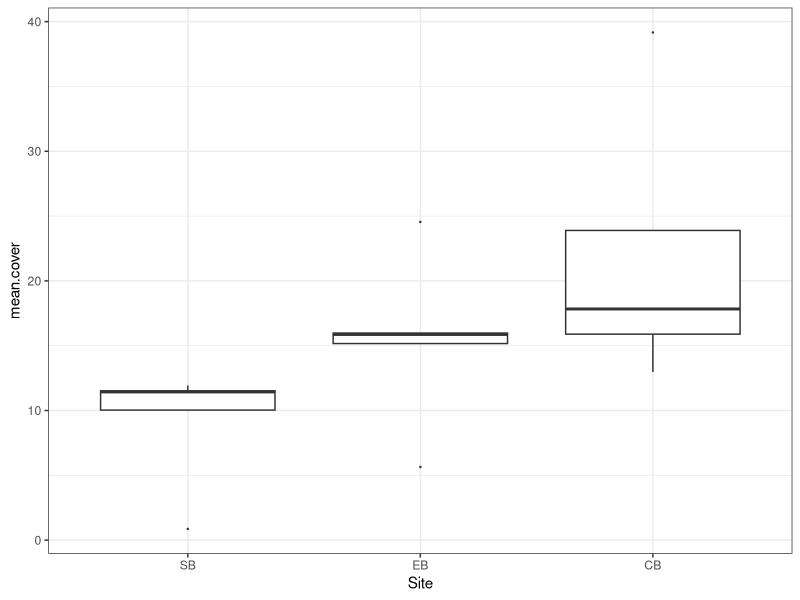
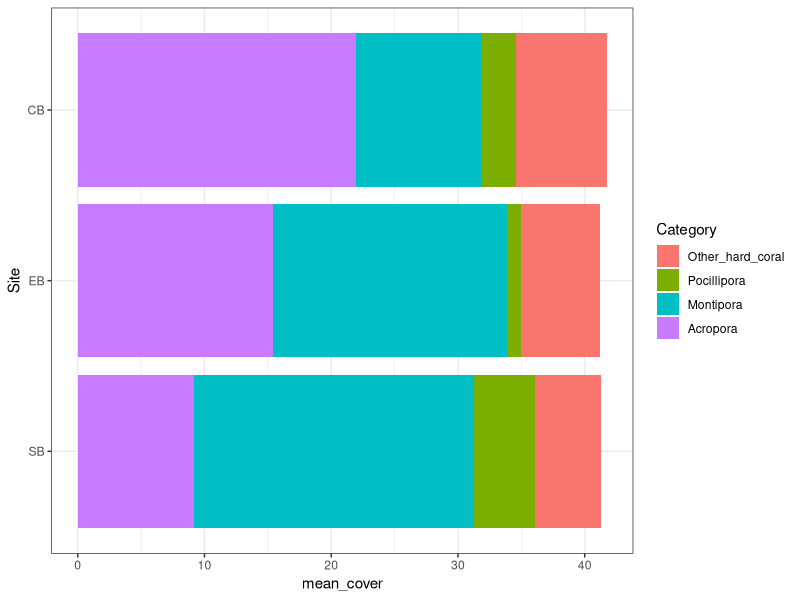
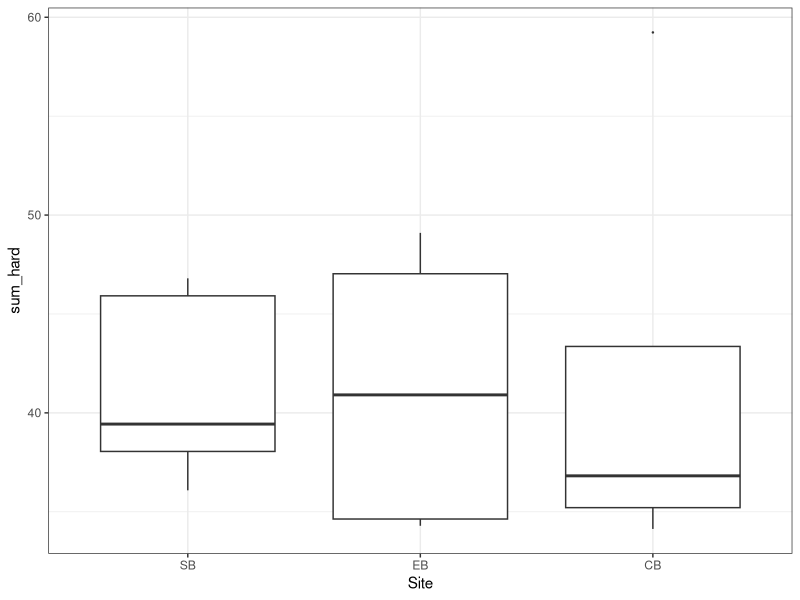
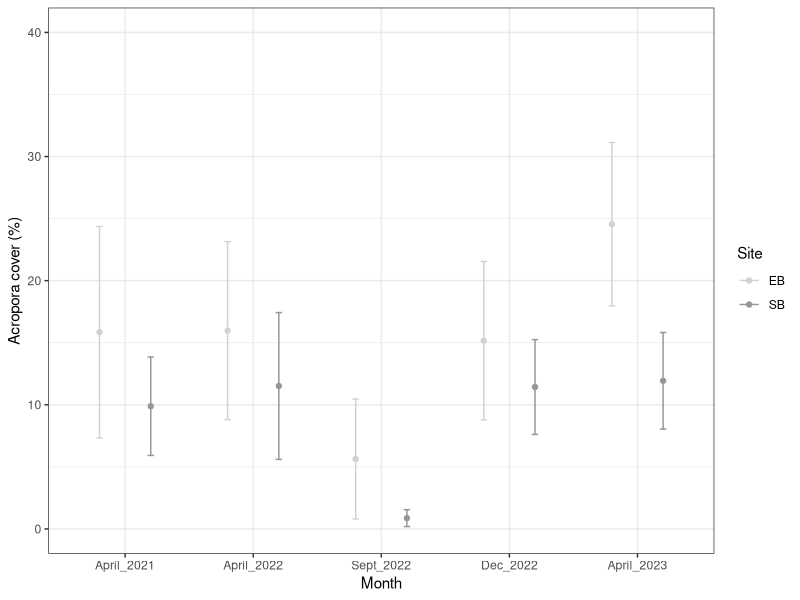

Write the R code that produced these figures, in order.
## ---- chunk 1
library(tidyverse)
## ---- chunk 2

benthic_cover <- read.csv("Benthic_cover_acro_proj.csv")


## ---- chunk 3

acro_master <- benthic_cover %>% filter(Category == "Acropora")

x <- c("April_2021","April_2022","Sept_2022","Dec_2022","April_2023")

acro_master$TP <- factor(acro_master$TP, levels = x)


y <- c("SB","EB","CB")

acro_master$Site <- factor(acro_master$Site, levels = y)

# Summarise 

acro_summed <- acro_master %>% group_by(Site)

# Box plots 

ggplot(acro_master, aes(Site,mean.cover)) +
  geom_boxplot(outlier.size = 0.2) +
 # facet_grid(~Site) +
  theme_bw()



## ---- chunk 4
hard_master <- benthic_cover %>% filter(Group == "Hard_coral")

hard_summarised <- hard_master %>% group_by(Site,Category) %>%
  summarise(mean_cover = mean(mean.cover))

y <- c("SB","EB","CB")

hard_summarised$Site <- factor(hard_summarised$Site, levels = y)


b <- c("Other_hard_coral","Pocillipora","Montipora","Acropora")

hard_summarised$Category <- factor(hard_summarised$Category, levels = b)

# Stacked bar plot

ggplot(hard_summarised, aes(Site,mean_cover, fill = Category)) +
  geom_col(stat = "identity") +
  theme_bw() +
  coord_flip()

## ---- chunk 5


x <- c("April_2021","April_2022","Sept_2022","Dec_2022","April_2023")

benthic_cover$TP <- factor(benthic_cover$TP, levels = x)

y <- c("SB","EB","CB")

benthic_cover$Site <- factor(benthic_cover$Site, levels = y)

# Sum for all hard coral 

hard_coral <- benthic_cover %>% filter(Group == "Hard_coral") %>%
  group_by(TP,Site,Group) %>% 
  summarise(sum_hard = sum(mean.cover))
  
ggplot(hard_coral, aes(Site,sum_hard)) +
  geom_boxplot(outlier.size = 0.2) +
 # facet_grid(~Site) +
  theme_bw()



## ---- chunk 6
chronic_prev_modelling <- read.csv("Chronic_prev_modelling.csv")
## ---- chunk 7
str(chronic_prev_modelling)
acro_cover <- chronic_prev_modelling %>% group_by(Month,Site) %>%
  summarise(mean = mean(Acropora_cover, na.rm = TRUE),
            sd = sd(Acropora_cover, na.rm = TRUE),
            n = sum(!is.na(Acropora_cover)),
            se = sd/sqrt(n))

acro_cover$Month <- factor(acro_cover$Month, levels = c("April_2021","April_2022","Sept_2022","Dec_2022","April_2023"))

ggplot(acro_cover, aes(x=Month, y=mean, color = Site)) + 
    geom_point(position = position_dodge(0.8)) +
    geom_errorbar(aes(ymin=mean-se, ymax=mean+se), width=.1,position = position_dodge(0.8)) +
    scale_y_continuous(limits = c(0,40)) +
  theme_bw() +
  scale_color_manual(values =  c("#D2D2D2", "#969696"))+
  ylab("Acropora cover (%)")


# Mean benthic cover of Acropora over time 

acro_cover %>% ungroup() %>% summarise(mean_lagoon = mean(mean),
          n = sum(!is.na(mean)),
          sd = sd(mean, na.rm = TRUE),
          se = sd/sqrt(n))


